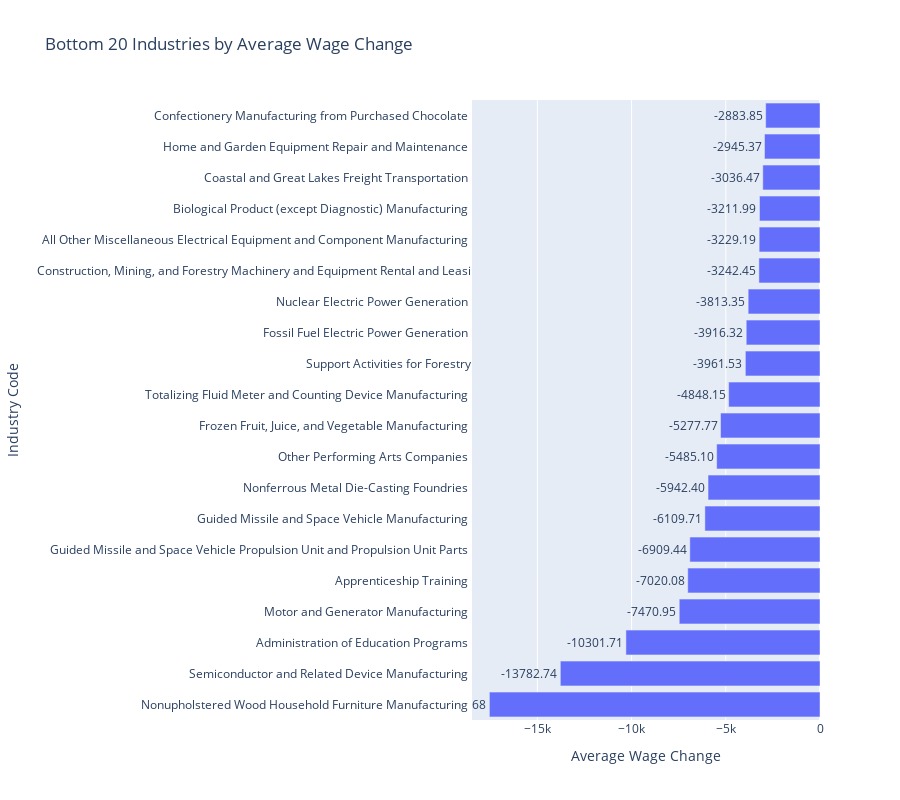

The cell this chart's notebook holds for it:
### Code cell
# Compute the bottom 20 industries by average wage change
df_plot = wage_change.groupby("industry_code")["wage_change"].mean().sort_values(ascending=False).tail(20).reset_index()

# Truncate industry names to first 100 characters
df_plot["industry_code"] = df_plot["industry_code"].astype(str).str.slice(0, 75)

# Create a horizontal bar chart
fig = px.bar(
    df_plot, 
    x="wage_change", 
    y="industry_code", 
    orientation="h", 
    title="Bottom 20 Industries by Average Wage Change",
    labels={"wage_change": "Average Wage Change", "industry_code": "Industry Code"},
    text="wage_change"
)

# Improve layout
fig.update_traces(texttemplate="%{text:.2f}", textposition="outside")
fig.update_layout(yaxis=dict(categoryorder="total ascending"))

fig.update_layout(height=800)
# Show the plot
fig.show()

### Figure 1 — Plotly figure (JSON) as saved in the notebook; plotly's stock layout.template omitted (floating-point values rounded to 4 significant figures)
{"data": [{"alignmentgroup": "True", "hovertemplate": "Average Wage Change=%{text}<br>Industry Code=%{y}<extra></extra>", "legendgroup": "", "marker": {"color": "#636efa", "pattern": {"shape": ""}}, "name": "", "offsetgroup": "", "orientation": "h", "showlegend": false, "text": [-2884.0, -2945.0, -3036.0, -3212.0, -3229.0, -3242.0, -3813.0, -3916.0, -3962.0, -4848.0, -5278.0, -5485.0, -5942.0, -6110.0, -6909.0, -7020.0, -7471.0, -10300.0, -13780.0, -17550.0], "textposition": "outside", "texttemplate": "%{text:.2f}", "type": "bar", "x": [-2884.0, -2945.0, -3036.0, -3212.0, -3229.0, -3242.0, -3813.0, -3916.0, -3962.0, -4848.0, -5278.0, -5485.0, -5942.0, -6110.0, -6909.0, -7020.0, -7471.0, -10300.0, -13780.0, -17550.0], "xaxis": "x", "y": ["Confectionery Manufacturing from Purchased Chocolate ", "Home and Garden Equipment Repair and Maintenance ", "Coastal and Great Lakes Freight Transportation ", "Biological Product (except Diagnostic) Manufacturing ", "All Other Miscellaneous Electrical Equipment and Component Manufacturing ", "Construction, Mining, and Forestry Machinery and Equipment Rental and Leasi", "Nuclear Electric Power Generation ", "Fossil Fuel Electric Power Generation ", "Support Activities for Forestry", "Totalizing Fluid Meter and Counting Device Manufacturing ", "Frozen Fruit, Juice, and Vegetable Manufacturing ", "Other Performing Arts Companies ", "Nonferrous Metal Die-Casting Foundries ", "Guided Missile and Space Vehicle Manufacturing ", "Guided Missile and Space Vehicle Propulsion Unit and Propulsion Unit Parts ", "Apprenticeship Training ", "Motor and Generator Manufacturing ", "Administration of Education Programs ", "Semiconductor and Related Device Manufacturing ", "Nonupholstered Wood Household Furniture Manufacturing "], "yaxis": "y"}], "layout": {"barmode": "relative", "height": 800, "legend": {"tracegroupgap": 0}, "title": {"text": "Bottom 20 Industries by Average Wage Change"}, "xaxis": {"anchor": "y", "domain": [0, 1], "title": {"text": "Average Wage Change"}}, "yaxis": {"anchor": "x", "categoryorder": "total ascending", "domain": [0, 1], "title": {"text": "Industry Code"}}}}
